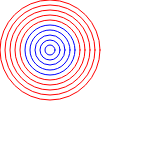
Frame 1 (no input)
Frame 60 (no input): identical to frame 1, image omitted
Frame 120 (the mouse pressed at the canvas centre since frame 60): identical to frame 1, image omitted

The p5.js sketch that drew this single still picture (run headless with seeded random() and noise() and a simulated clock; from frame 60 on, the mouse is pressed at the canvas centre):

// p5.js sketch
// ── sketch.js
// 小手調べ
function setup(){
  createCanvas(150,150);
}

function draw(){
  background(255);
  noFill();


  for(let i = 0; i < 10; i++){

  if(i < 5){stroke(0, 0, 255);}  // 輪郭線の色
   else{stroke(255, 0, 0);}
   ellipse(50, 50, (i + 1) * 10); //直径
   }
  }
